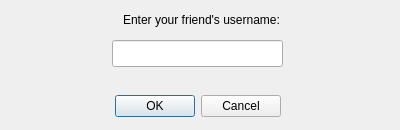
<?xml version="1.0" encoding="UTF-8"?>
<ui version="4.0">
 <class>AddFriendDialog</class>
 <widget class="QDialog" name="AddFriendDialog">
  <property name="geometry">
   <rect>
    <x>0</x>
    <y>0</y>
    <width>400</width>
    <height>130</height>
   </rect>
  </property>
  <property name="windowTitle">
   <string>Dialog</string>
  </property>
  <widget class="QDialogButtonBox" name="buttonBox">
   <property name="geometry">
    <rect>
     <x>110</x>
     <y>90</y>
     <width>171</width>
     <height>32</height>
    </rect>
   </property>
   <property name="orientation">
    <enum>Qt::Horizontal</enum>
   </property>
   <property name="standardButtons">
    <set>QDialogButtonBox::Cancel|QDialogButtonBox::Ok</set>
   </property>
  </widget>
  <widget class="QLabel" name="label">
   <property name="geometry">
    <rect>
     <x>6</x>
     <y>10</y>
     <width>391</width>
     <height>20</height>
    </rect>
   </property>
   <property name="text">
    <string>Enter your friend's username:</string>
   </property>
   <property name="alignment">
    <set>Qt::AlignCenter</set>
   </property>
  </widget>
  <widget class="QLineEdit" name="usernameInput">
   <property name="geometry">
    <rect>
     <x>112</x>
     <y>40</y>
     <width>171</width>
     <height>27</height>
    </rect>
   </property>
  </widget>
 </widget>
 <resources/>
 <connections>
  <connection>
   <sender>buttonBox</sender>
   <signal>accepted()</signal>
   <receiver>AddFriendDialog</receiver>
   <slot>accept()</slot>
   <hints>
    <hint type="sourcelabel">
     <x>248</x>
     <y>254</y>
    </hint>
    <hint type="destinationlabel">
     <x>157</x>
     <y>274</y>
    </hint>
   </hints>
  </connection>
  <connection>
   <sender>buttonBox</sender>
   <signal>rejected()</signal>
   <receiver>AddFriendDialog</receiver>
   <slot>reject()</slot>
   <hints>
    <hint type="sourcelabel">
     <x>316</x>
     <y>260</y>
    </hint>
    <hint type="destinationlabel">
     <x>286</x>
     <y>274</y>
    </hint>
   </hints>
  </connection>
 </connections>
</ui>
